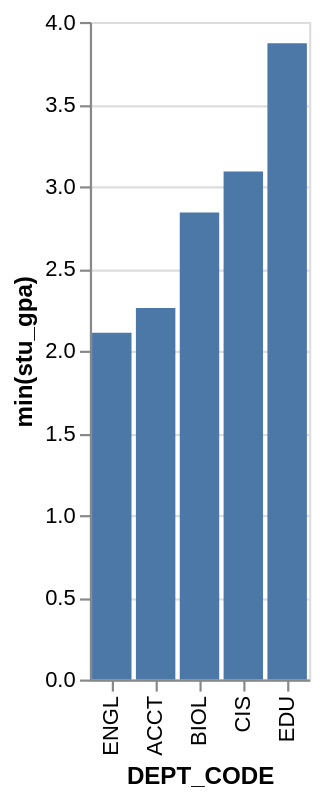

Express this chart as Vega-Lite.
### Vega-Lite specification from a JSON file in a GitHub repository (floating-point values rounded to 4 significant figures)
{"data": {"values": [{"x_data": "ACCT", "y_data": 2.26}, {"x_data": "BIOL", "y_data": 2.84}, {"x_data": "CIS", "y_data": 3.09}, {"x_data": "EDU", "y_data": 3.87}, {"x_data": "ENGL", "y_data": 2.11}]}, "mark": "bar", "encoding": {"x": {"field": "x_data", "type": "nominal", "title": "DEPT_CODE", "sort": {"op": "sum", "field": "y_data", "order": "ascending"}}, "y": {"field": "y_data", "type": "quantitative", "title": "min(stu_gpa)"}}}
